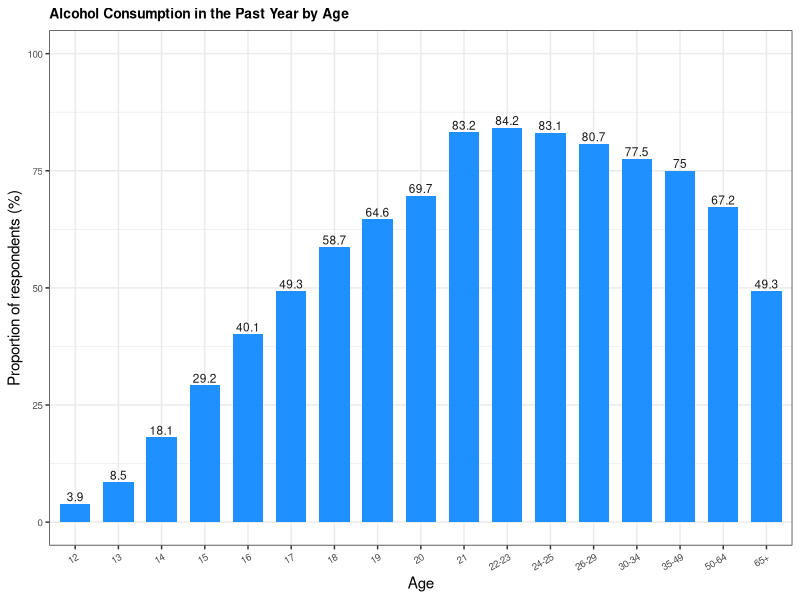
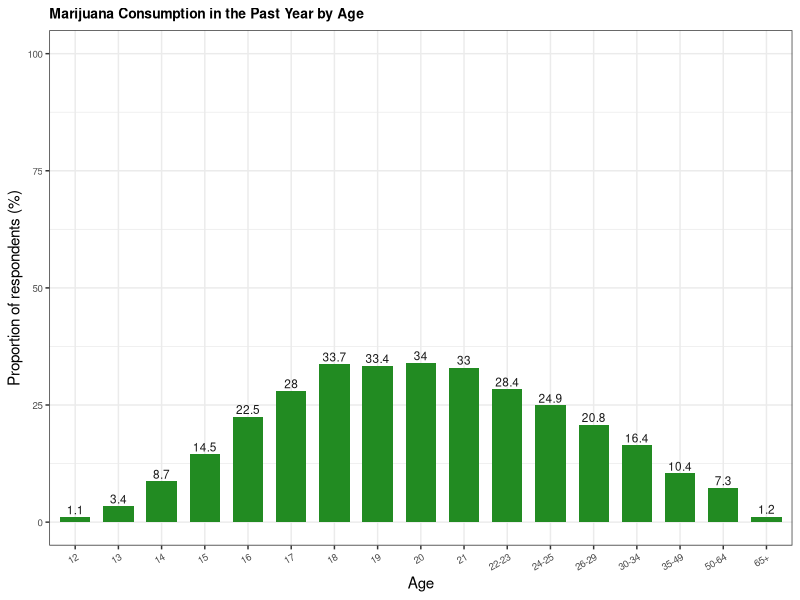
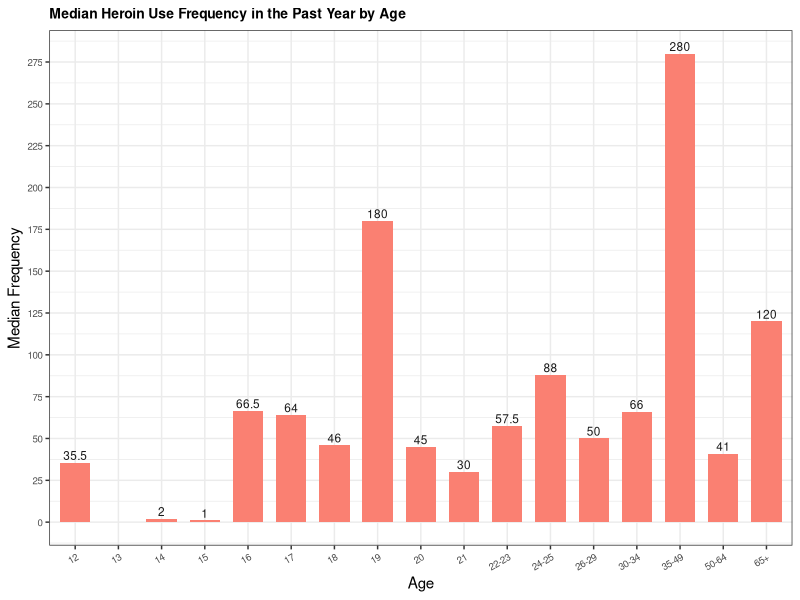
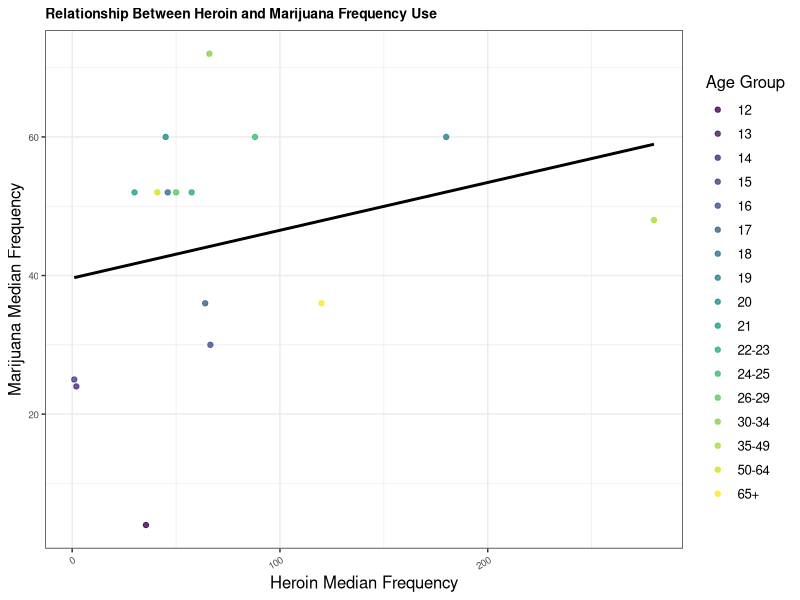
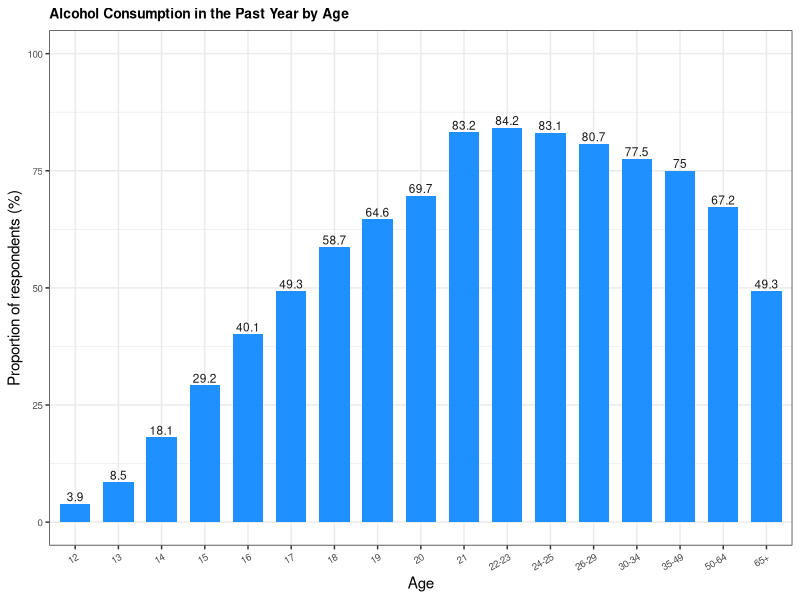
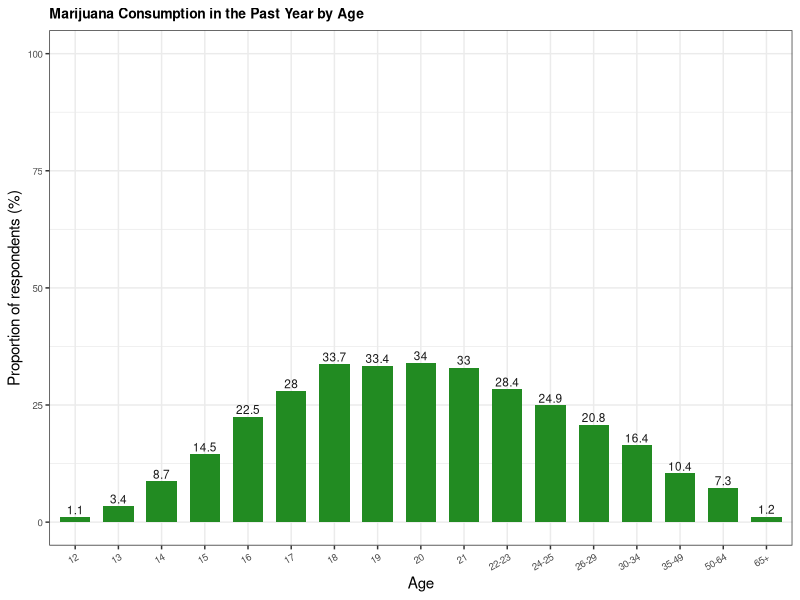
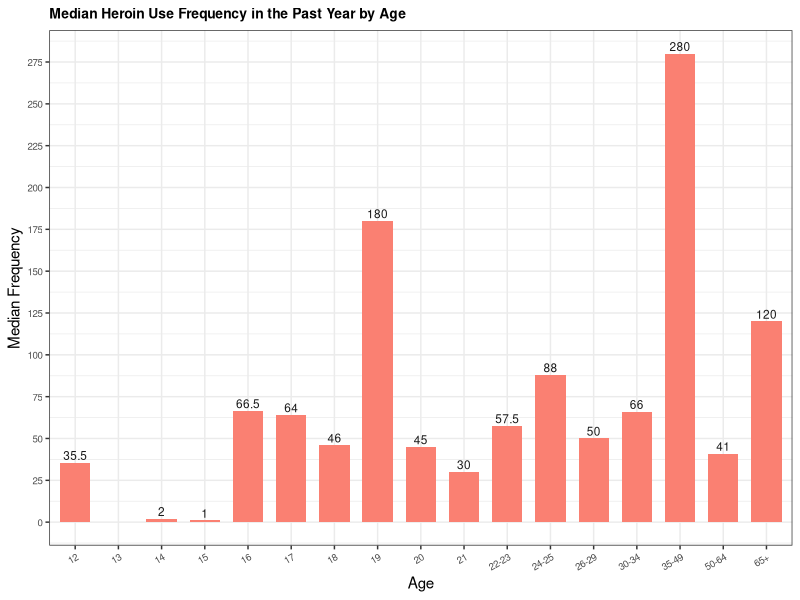
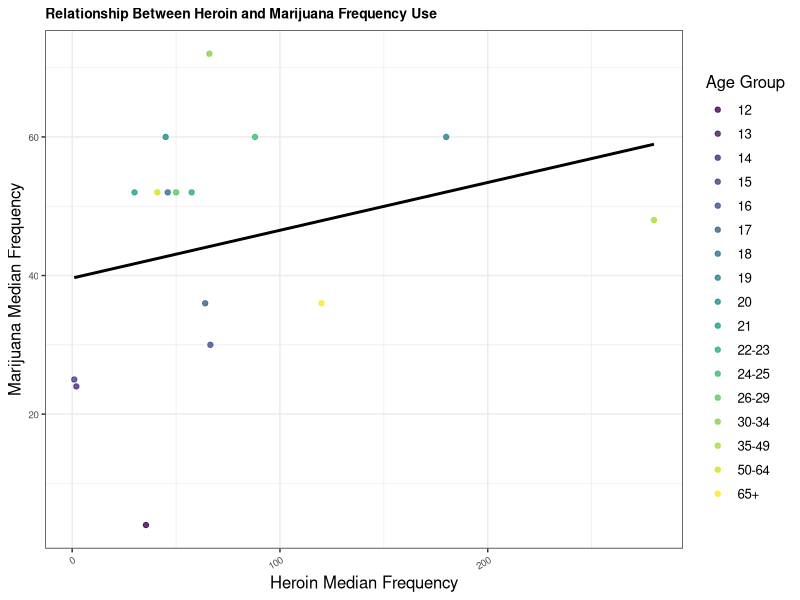

Generate these figures, in order, with R:
library(tidyverse)
library(ggplot2)

data_c <- read_csv("data/data-cleaned.csv")

# Proportion of individuals in each age group who have consumed alcohol in the past 12 months
plot_alc <- ggplot(data_c, aes(x=age, y=`alcohol-use`)) + 
  geom_bar(stat = "identity", width=0.7, fill="dodgerblue") + 
  geom_text(aes(label=`alcohol-use`), vjust=-0.3, color="grey10", size=3) +
  labs(title="Alcohol Consumption in the Past Year by Age",
       x = "Age",
       y = "Proportion of respondents (%)") +
  ylim(0, 100) +
  theme_bw() +
  theme(axis.text = element_text(size = 8)) +
  theme(
    plot.title = element_text(size = 10, face = "bold"),
    axis.text.x = element_text(size = 7, angle = 30, hjust = 1),
    axis.text.y = element_text(size = 7))

show(plot_alc)
ggsave("output/eda-alcohol.png", plot=plot_alc)

# Proportion of individuals in each age group who have used marijuana in the past 12 months
plot_mar <- ggplot(data_c, aes(x=age, y=`marijuana-use`)) + 
  geom_bar(stat = "identity", width=0.7, fill = "forestgreen") + 
  geom_text(aes(label=`marijuana-use`), vjust=-0.3, color="grey10", size=3) +
  labs(title="Marijuana Consumption in the Past Year by Age",
       x = "Age",
       y = "Proportion of respondents (%)") +
  ylim(0, 100) +
  theme_bw() +
  theme(
    plot.title = element_text(size = 10, face = "bold"),
    axis.text.x = element_text(size = 7, angle = 30, hjust = 1),
    axis.text.y = element_text(size = 7))

show(plot_mar)
ggsave("output/eda-marijuana.png", plot=plot_mar)

# Proportion of individuals in each age group who have used heroin in the past 12 months
plot_her <- ggplot(data_c, aes(x = as.factor(age), y = as.numeric(`heroin-frequency`))) +
  geom_bar(stat = "identity", width=0.7, fill = "salmon") +
  geom_text(aes(label=`heroin-frequency`), vjust=-0.3, color="grey10", size=3) +
  labs(title="Median Heroin Use Frequency in the Past Year by Age") +
  xlab("Age") +
  ylab("Median Frequency") +
  scale_y_continuous(
    breaks = seq(0, 300, by = 25),
    labels = seq(0, 300, by = 25)
  ) +
  theme_bw() +
  theme(
    plot.title = element_text(size = 10, face = "bold"),
    axis.text.x = element_text(size = 7, angle = 30, hjust = 1),
    axis.text.y = element_text(size = 7)
  )
show(plot_her)
ggsave("output/eda-heroin.png", plot=plot_her)

# Relationship between frequency of heroin use vs. frequency of marijuana use
plot_her_mar <- data_c |>
  ggplot(aes(x = `heroin-frequency`, y = `marijuana-frequency`, color=`age`)) +
  geom_point(alpha = 0.8) +
  geom_smooth(method = "lm", se = FALSE, color = "black", linetype = "solid") +
  labs(title="Relationship Between Heroin and Marijuana Frequency Use", 
       color = "Age Group",
       y = "Marijuana Median Frequency",
       x = "Heroin Median Frequency") +
  scale_color_viridis_d() +
  theme_bw() +
  theme(
    text = element_text(size = 12),
    plot.title = element_text(size = 10, face = "bold"),
    axis.text.x = element_text(size = 7, angle = 30, hjust = 1),
    axis.text.y = element_text(size = 7)
  )
show(plot_her_mar)
ggsave("output/eda-heroin-marijuana.png", plot=plot_her_mar, width=8, height=6, dpi=300)
